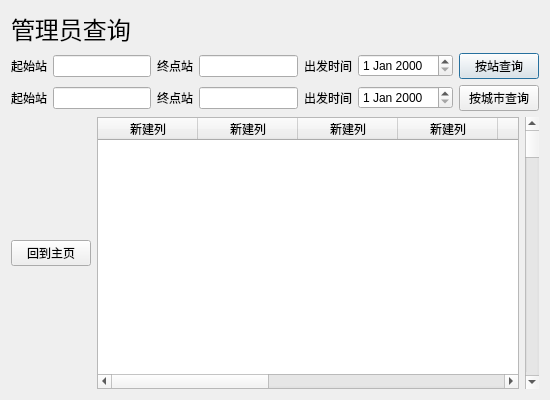
<?xml version="1.0" encoding="UTF-8"?>
<ui version="4.0">
 <class>adminsearch</class>
 <widget class="QDialog" name="adminsearch">
  <property name="geometry">
   <rect>
    <x>0</x>
    <y>0</y>
    <width>550</width>
    <height>400</height>
   </rect>
  </property>
  <property name="windowTitle">
   <string>Dialog</string>
  </property>
  <layout class="QVBoxLayout" name="verticalLayout_2">
   <item>
    <widget class="QLabel" name="label_4">
     <property name="font">
      <font>
       <family>微软雅黑 Light</family>
       <pointsize>18</pointsize>
      </font>
     </property>
     <property name="text">
      <string>管理员查询</string>
     </property>
    </widget>
   </item>
   <item>
    <layout class="QHBoxLayout" name="horizontalLayout">
     <item>
      <widget class="QLabel" name="label">
       <property name="text">
        <string>起始站</string>
       </property>
      </widget>
     </item>
     <item>
      <widget class="QLineEdit" name="start_station_2"/>
     </item>
     <item>
      <widget class="QLabel" name="label_2">
       <property name="text">
        <string>终点站</string>
       </property>
      </widget>
     </item>
     <item>
      <widget class="QLineEdit" name="end_station_2"/>
     </item>
     <item>
      <widget class="QLabel" name="label_3">
       <property name="text">
        <string>出发时间</string>
       </property>
      </widget>
     </item>
     <item>
      <widget class="QDateEdit" name="dateEdit_station"/>
     </item>
     <item>
      <widget class="QPushButton" name="search_by_station">
       <property name="text">
        <string>按站查询</string>
       </property>
      </widget>
     </item>
    </layout>
   </item>
   <item>
    <layout class="QHBoxLayout" name="horizontalLayout_2">
     <item>
      <widget class="QLabel" name="label_5">
       <property name="text">
        <string>起始站</string>
       </property>
      </widget>
     </item>
     <item>
      <widget class="QLineEdit" name="start_city"/>
     </item>
     <item>
      <widget class="QLabel" name="label_6">
       <property name="text">
        <string>终点站</string>
       </property>
      </widget>
     </item>
     <item>
      <widget class="QLineEdit" name="end_city"/>
     </item>
     <item>
      <widget class="QLabel" name="label_7">
       <property name="text">
        <string>出发时间</string>
       </property>
      </widget>
     </item>
     <item>
      <widget class="QDateEdit" name="dateEdit_city"/>
     </item>
     <item>
      <widget class="QPushButton" name="search_by_city">
       <property name="text">
        <string>按城市查询</string>
       </property>
      </widget>
     </item>
    </layout>
   </item>
   <item>
    <layout class="QHBoxLayout" name="horizontalLayout_3">
     <item>
      <layout class="QVBoxLayout" name="verticalLayout">
       <item>
        <widget class="QPushButton" name="back_index">
         <property name="text">
          <string>回到主页</string>
         </property>
        </widget>
       </item>
      </layout>
     </item>
     <item>
      <widget class="QTableWidget" name="tableWidget">
       <column>
        <property name="text">
         <string>新建列</string>
        </property>
       </column>
       <column>
        <property name="text">
         <string>新建列</string>
        </property>
       </column>
       <column>
        <property name="text">
         <string>新建列</string>
        </property>
       </column>
       <column>
        <property name="text">
         <string>新建列</string>
        </property>
       </column>
       <column>
        <property name="text">
         <string>新建列</string>
        </property>
       </column>
       <column>
        <property name="text">
         <string>新建列</string>
        </property>
       </column>
       <column>
        <property name="text">
         <string>新建列</string>
        </property>
       </column>
       <column>
        <property name="text">
         <string>新建列</string>
        </property>
       </column>
       <column>
        <property name="text">
         <string>新建列</string>
        </property>
       </column>
       <column>
        <property name="text">
         <string>新建列</string>
        </property>
       </column>
      </widget>
     </item>
     <item>
      <widget class="QScrollBar" name="verticalScrollBar">
       <property name="orientation">
        <enum>Qt::Vertical</enum>
       </property>
      </widget>
     </item>
    </layout>
   </item>
  </layout>
 </widget>
 <resources/>
 <connections/>
</ui>
